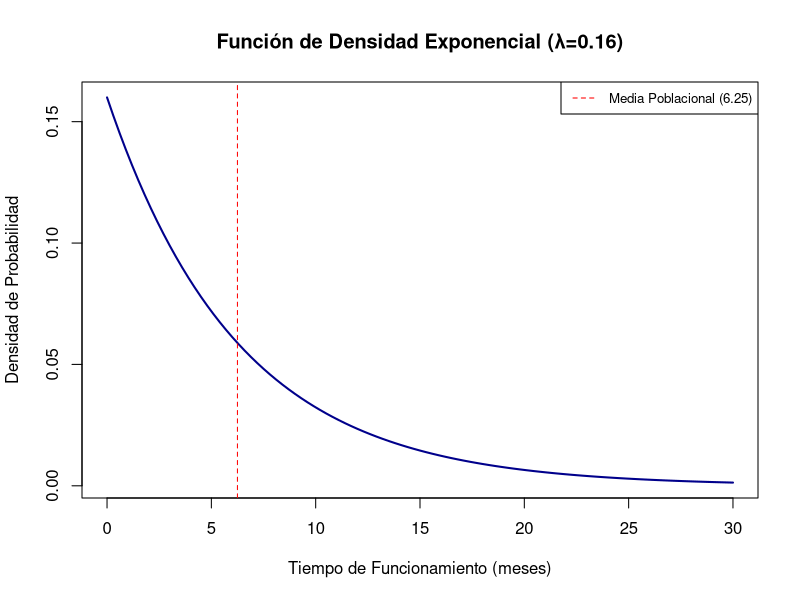

The R script that drew this image: (Note: this script raises an error after producing the figure.)
## ---- chunk 1
knitr::opts_chunk$set(echo = TRUE, message = FALSE, warning = FALSE)
## ---- chunk 2
lambda <- 0.16
curve(dexp(x, rate = lambda), from = 0, to = 30, col = "darkblue", lwd = 2, 
      main = "Función de Densidad Exponencial (λ=0.16)",
      xlab = "Tiempo de Funcionamiento (meses)",
      ylab = "Densidad de Probabilidad")
abline(v = 1/lambda, col = "red", lty = 2)
legend("topright", legend = c("Media Poblacional (6.25)"), col = "red", lty = 2, cex = 0.8)
## ---- chunk 3
knitr::include_graphics("graphs/hist_muestra1_n200.png")
## ---- chunk 4
knitr::include_graphics("graphs/resultados_medias_muestrales.png")
## ---- chunk 5
knitr::include_graphics("graphs/hist_medias_n200.png")
## ---- chunk 6
knitr::opts_chunk$set(digits = 6)
library(knitr)
library(kableExtra)

# Definir tabla con expresiones LaTeX
df <- data.frame(
  Estadística = c(
    "Media de las Medias ($E[\\bar{X}]$)", 
    "Varianza de las Medias ($\\sigma^2_{\\bar{X}}$)",
    "Test de Normalidad (p-valor)"
  ),
  `Valor Poblacional Teórico` = c("6.250", "0.1953", "-"),
  `Valor Obtenido de 100 Medias` = c("6.241", "0.1887", "0.897"),
  Comparación = c("Convergencia a $\\mu$", 
                  "Convergencia a $\\sigma^2/n$", 
                  "Normalidad aceptada")
)

# Renderizar con kableExtra en HTML
kable(df, format = "html", escape = FALSE,
      caption = "Tabla de Estadísticas Comparadas") %>%
  kable_styling(
    bootstrap_options = c("striped", "hover", "condensed", "responsive"),
    full_width = FALSE,
    position = "center"
  )
## ---- chunk 7
knitr::include_graphics("graphs/convergencia_varianza_tlc.png")
## ---- chunk 8
library(knitr)
library(kableExtra)

# Datos de la tabla
tabla <- data.frame(
  n = c(5, 10, 80, 200, 500, 2000),
  "Promedio Medias" = c(6.262, 6.248, 6.247, 6.273, 6.244, 6.257),
  "Varianza Observada" = c(8.01, 3.82, 0.49, 0.20, 0.07, 0.02),
  "Varianza Teórica" = c(7.8125, 3.9062, 0.4883, 0.1953, 0.0781, 0.0195),
  "p-valor Normalidad" = c("0.000 (No Normal)", 
                           "0.002 (No Normal)", 
                           "0.511 (Normal)", 
                           "0.992 (Normal)", 
                           "0.999 (Normal)", 
                           "0.998 (Normal)")
)

# Renderizar la tabla en HTML bonito
kable(tabla, format = "html", booktabs = TRUE, align = "c",
      caption = "Resultados de la simulación para diferentes tamaños de muestra") %>%
  kable_styling(bootstrap_options = c("striped", "hover", "condensed", "responsive"),
                full_width = FALSE, font_size = 14)
